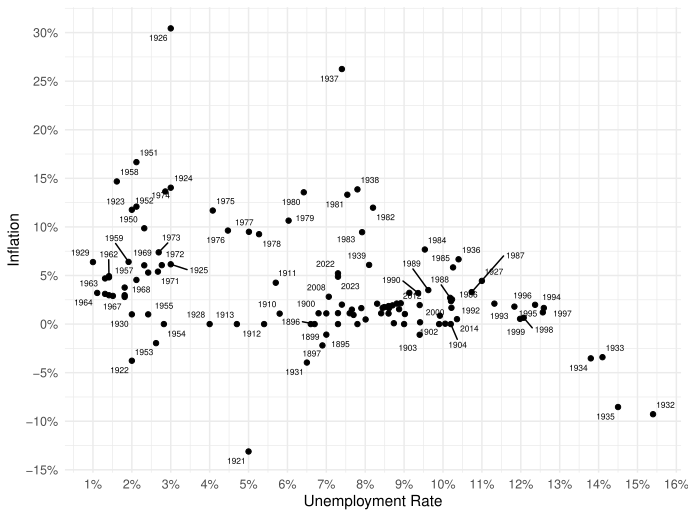

R code for this plot:
library(tidyverse)
library(ggrepel)

load("macro_history.RData")

macro_history %>%
  na.omit %>%
  ggplot(.) + theme_minimal() + 
  geom_point(aes(x = chomage/100, y = inflation/100)) +
  xlab("Unemployment Rate") + ylab("Inflation") +
  scale_x_continuous(breaks = 0.01*seq(-10, 30, 1),
                     labels = scales::percent_format(accuracy = 1)) +
  scale_y_continuous(breaks = 0.01*seq(-20, 100, 5),
                     labels = scales::percent_format(accuracy = 1)) +
  scale_color_viridis_d(option="C", name = "Period", begin = 0.15, end = 0.85)+
  #stat_smooth(aes(x = chomage/100, y = inflation/100), linetype=2, method="lm") + 
  geom_text_repel(aes(x = chomage/100, y = inflation/100, label = year), size = 2) +
  theme(legend.title = element_blank(),
        legend.position = c(0.2, 0.9))

ggsave("plot.pdf")
